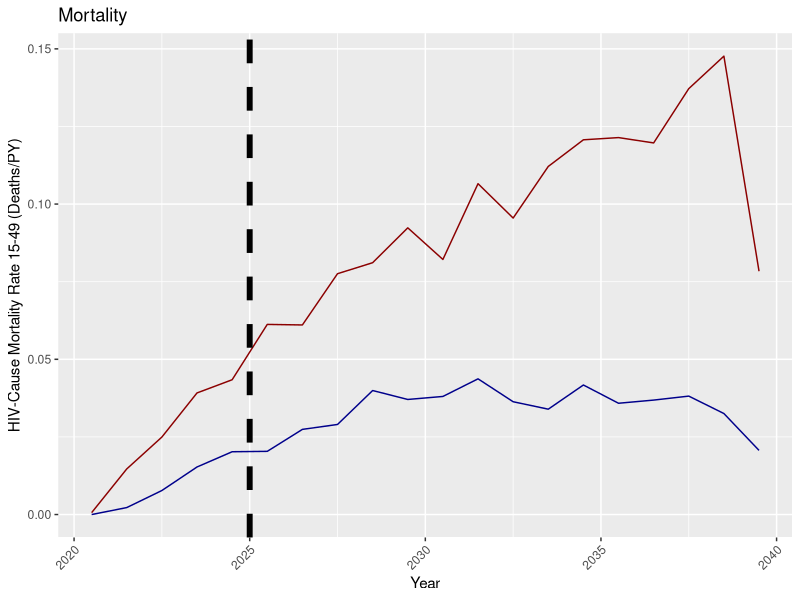
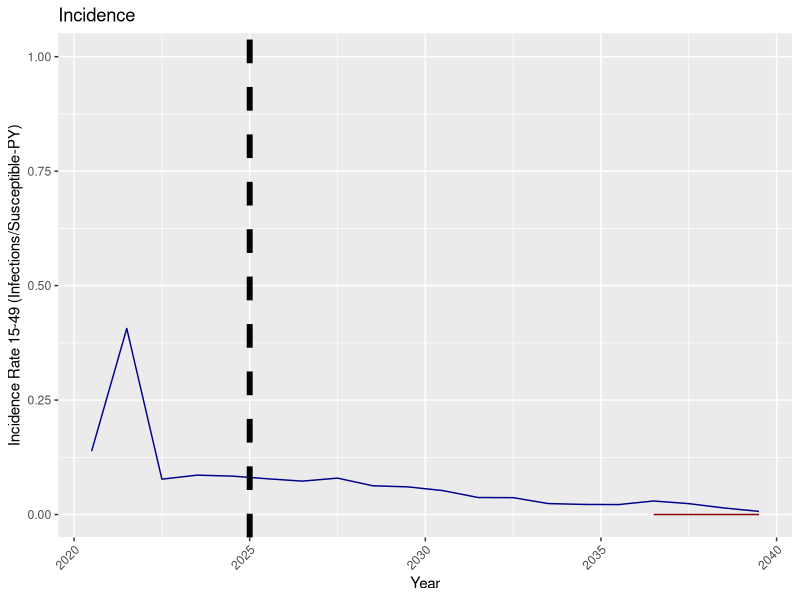
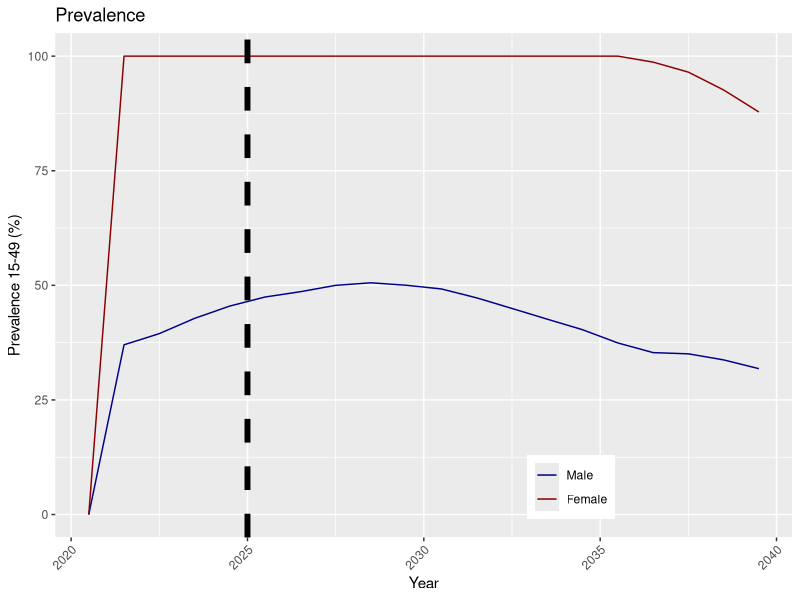

These charts were generated, in order, by the following R code:
# SUMMARY: Plot HIV prevalence, incidence rate, and mortality rate for ages 15-49 by gender
# INPUT: output/ReportHIVByAgeAndGender.csv
# OUTPUT: figs/HIV_Summary.png

rm( list=ls( all=TRUE ) )
graphics.off()

library(reshape)
library(ggplot2)
library(gridExtra)

STIBARRIER_YEAR = 2025

rel_names <- c('Transitory', 'Informal', 'Marital')
fig_dir = 'figs'
if( !file.exists(fig_dir) ) {
    dir.create(fig_dir)
}

dat = read.csv(file.path("output", "ReportHIVByAgeAndGender.csv"))

prevalent.m = melt(dat, 
    id=c("Year", "Gender", "Age"),
    measure=c("Population", "Infected", "On_ART"))

incident.m = melt(dat, 
    id=c("Year", "Gender", "Age"),
    measure=c("Died", "Died_from_HIV", "Newly.Infected"))

Years = unique(prevalent.m$Year)
nYears = 2*floor(length(Years)/2)   # Make it even
midYears = Years[seq(0,nYears-1) %% 2 == 0]   # First is mid-year

# midYear function for stitching half years together
midYear = function(year) {
    if( any(midYears == year) ) {
        return(year)
    }

    idx = which(year == Years)
    stopifnot(idx > 0)
    return( Years[[idx-1]] )
}

prevalent.m = prevalent.m[prevalent.m$Year %in% midYears,]
prevalent.c = cast(prevalent.m, Year + Gender~ variable, sum, subset=(Age>=15 & Age<50))

incident.m$Year = sapply(incident.m$Year, midYear)
incident.c = cast(incident.m, Year + Gender ~ variable, sum, subset=(Age>=15 & Age<50))

both.c = merge(prevalent.c, incident.c, by=c("Year", "Gender"))
both.c$Prevalence = 100 * both.c$Infected / both.c$Population
both.c$IncidenceRate = both.c$Newly.Infected / (both.c$Population - both.c$Infected)
both.c$HIVCauseMortalityRate = both.c$Died_from_HIV / both.c$Population
both.c$Gender = factor(both.c$Gender, labels=c("Male", "Female"))

p.prevalence = ggplot(both.c, aes(x=Year, y=Prevalence, colour=Gender)) +
    geom_line() +
    geom_vline(xintercept=STIBARRIER_YEAR, colour="black", linetype="dashed", linewidth=2) + 
    scale_color_manual(values=c("darkblue", "darkred")) +
    theme(axis.text.x = element_text(angle = 45, hjust = 1)) +
    theme(legend.position=c(0.7,0.1)) +
    theme(legend.title=element_blank()) +
    xlab( "Year" ) +
    ylab( "Prevalence 15-49 (%)" ) +
    ggtitle( "Prevalence" )

p.incidence = ggplot(both.c, aes(x=Year, y=IncidenceRate, colour=Gender)) +
    geom_line() +
    geom_vline(xintercept=STIBARRIER_YEAR, colour="black", linetype="dashed", linewidth=2) + 
    scale_color_manual(values=c("darkblue", "darkred")) +
    theme(axis.text.x = element_text(angle = 45, hjust = 1)) +
    theme(legend.position="none") +
    theme(legend.title=element_blank()) +
    xlab( "Year" ) +
    ylab( "Incidence Rate 15-49 (Infections/Susceptible-PY)" ) +
    ggtitle( "Incidence" )

p.deaths = ggplot(both.c, aes(x=Year, y=HIVCauseMortalityRate, colour=Gender)) +
    geom_line() +
    geom_vline(xintercept=STIBARRIER_YEAR, colour="black", linetype="dashed", linewidth=2) + 
    scale_color_manual(values=c("darkblue", "darkred")) +
    theme(axis.text.x = element_text(angle = 45, hjust = 1)) +
    theme(legend.position="none") +
    theme(legend.title=element_blank()) +
    xlab( "Year" ) +
    ylab( "HIV-Cause Mortality Rate 15-49 (Deaths/PY)" ) +
    ggtitle( "Mortality" )

p = arrangeGrob(p.prevalence, p.incidence, p.deaths, ncol=3)

png( file.path(fig_dir,"HIV_Summary.png"), width=600, height=400)
print( p )
dev.off()

print(p)
